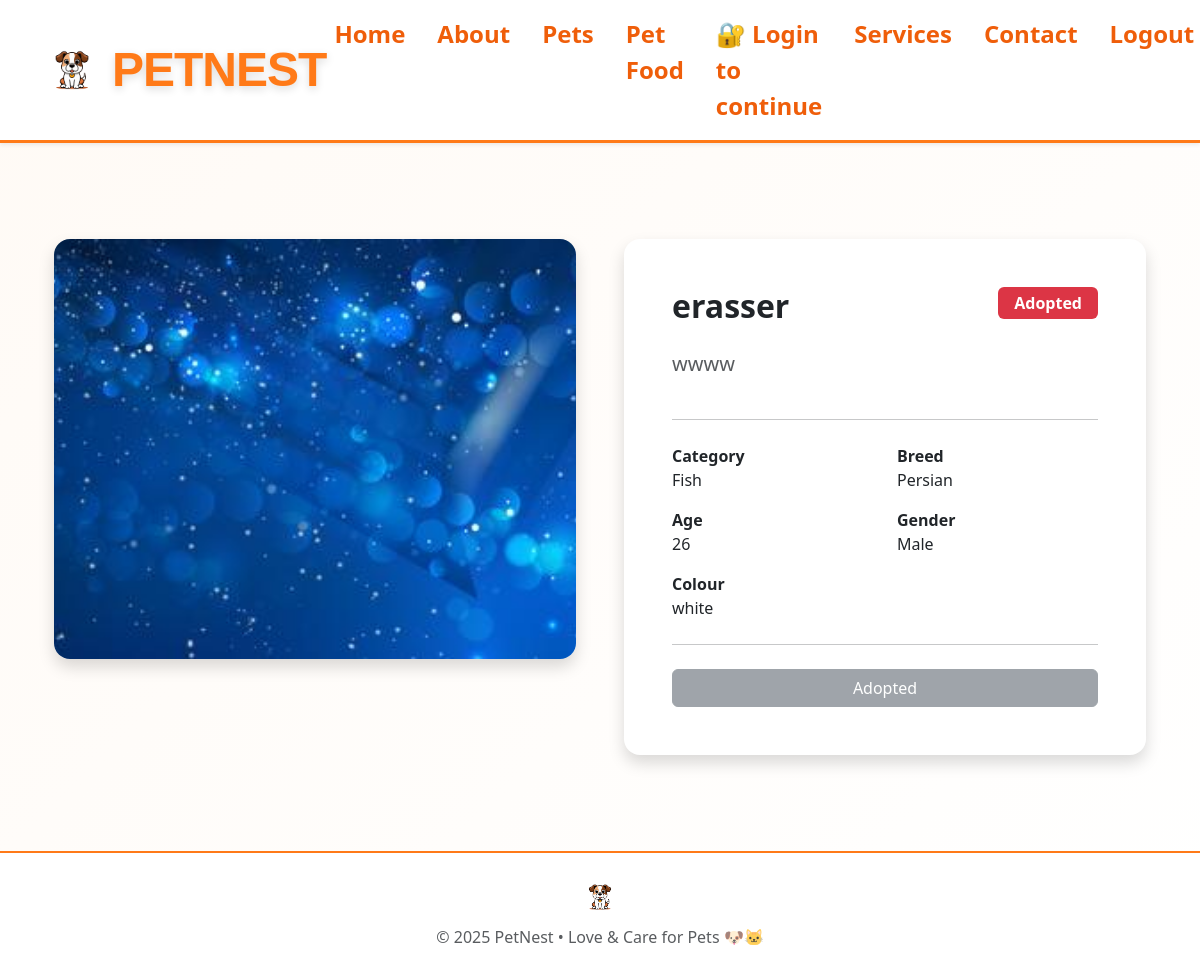
The page /pet/1/ on the database its author committed.
### Pets_App/models.py (models this page shows, shortened)
class Pet(models.Model):
    GENDER_CHOICES = (
        ('male', 'Male'),
        ('female', 'Female'),
    )
    AVAILABILITY_CHOICES = (
        ('available', 'Available'),
        ('adopted', 'Adopted'),
    )
    APPROVAL_CHOICES = (
        ('pending', 'Pending'),
        ('approved', 'Approved'),
        ('rejected', 'Rejected'),
    )
    owner = models.ForeignKey(User, on_delete=models.CASCADE)
    category = models.ForeignKey(
        PetCategory,
        on_delete=models.CASCADE,
        related_name="pets",
        null=True,
        blank=True
    )
    breed = models.ForeignKey(
        PetBreed,
        on_delete=models.SET_NULL,
        null=True,
        blank=True
    )
    name = models.CharField(max_length=150)
    age = models.CharField(max_length=50, default='Unknown')
    gender = models.CharField(max_length=10, choices=GENDER_CHOICES, blank=True)
    colour = models.CharField(max_length=50, default="Unknown")
    description = models.TextField(blank=True)
    photo = models.ImageField(upload_to="pet_images/", null=True, blank=True)
    availability = models.CharField(
        max_length=20,
        choices=AVAILABILITY_CHOICES,
        default='available'
    )
    approval_status = models.CharField(
        max_length=20,
        choices=APPROVAL_CHOICES,
        default='pending'
    )
    created_at = models.DateTimeField(auto_now_add=True)

class PetCategory(models.Model):
    name = models.CharField(max_length=100, unique=True)

class PetBreed(models.Model):
    category = models.ForeignKey(
        PetCategory,
        on_delete=models.CASCADE,
        related_name="breeds"
    )
    name = models.CharField(max_length=100)

### User_App/views.py (the view)
# urls.py: path('pet/<int:pet_id>/', views.user_pet_detail, name='user_pet_detail'),
def user_pet_detail(request, pet_id):
    pet = get_object_or_404(Pet, id=pet_id)
    user_request_exists = False
    if request.user.is_authenticated:
        user_request_exists = AdoptionRequest.objects.filter(
            pet=pet, user=request.user, status='pending_admin'
        ).exists()
    related_pets = Pet.objects.filter(category=pet.category, availability="Available").exclude(id=pet.id)[:4]
    return render(request, "User_App/pet_detail.html", {
        "pet": pet,
        "user_request_exists": user_request_exists,
        "related_pets": related_pets,
    })

### User_App/Templates/User_App/pet_detail.html (shortened to what this page needs)
{% extends 'base.html' %}
{% load static %}
{% block content %}
<div class="container py-5">
    <div class="row g-5 align-items-start">
        <div class="col-lg-6">
            <div class="card border-0 shadow rounded-4 overflow-hidden h-100">
                {% if pet.photo %}
                    <img src="{{ pet.photo.url }}" class="img-fluid w-100 h-100" style="object-fit: cover; min-height: 420px;" alt="{{ pet.name }}">
                {% else %}
                    <img src="{% static 'img/default_pet.jpg' %}" class="img-fluid w-100 h-100" style="object-fit: cover; min-height: 420px;" alt="No image">
                {% endif %}
            </div>
        </div>
        <div class="col-lg-6">
            <div class="card border-0 shadow rounded-4 p-4 p-lg-5 h-100">
                <div class="d-flex justify-content-between align-items-start mb-3">
                    <h2 class="fw-bold">{{ pet.name }}</h2>
                    {% if pet.availability == "Available" %}
                        <span class="badge bg-success fs-6 px-3 py-2">Available</span>
                    {% elif pet.availability == "Pending" %}
                        <span class="badge bg-warning text-dark fs-6 px-3 py-2">Pending</span>
                    {% else %}
                        <span class="badge bg-danger fs-6 px-3 py-2">Adopted</span>
                    {% endif %}
                </div>
                <p class="text-muted fs-5">{{ pet.description|default:"No description available." }}</p>
                <hr class="my-4">
                <div class="row gy-3">
                    <div class="col-6"><strong>Category</strong><br>{{ pet.category.name }}</div>
                    <div class="col-6"><strong>Breed</strong><br>{% if pet.breed %}{{ pet.breed.name }}{% else %}N/A{% endif %}</div>
                    <div class="col-6"><strong>Age</strong><br>{{ pet.age }}</div>
                    <div class="col-6"><strong>Gender</strong><br>{{ pet.gender }}</div>
                    <div class="col-6"><strong>Colour</strong><br>{{ pet.colour }}</div>
                </div>
                <hr class="my-4">
                {% if pet.availability == "Available" %}
                    {% if user_request_exists %}
                        <button class="btn btn-secondary w-100" disabled>Request Already Sent</button>
                    {% else %}
                        <form method="post" action="{% url 'send_adoption_request' pet_id=pet.id %}">
                            {% csrf_token %}
                            <button type="submit" class="btn btn-primary w-100">Request Adoption</button>
                        </form>
                    {% endif %}
                {% elif pet.availability == "Pending" %}
                    <button class="btn btn-warning w-100" disabled>Pending Approval</button>
                {% else %}
                    <button class="btn btn-secondary w-100" disabled>Adopted</button>
                {% endif %}
            </div>
        </div>
    </div>
</div>
{% endblock %}

### static/css/user.css (style rules this page uses)
.user-body { background: linear-gradient(135deg, #fffaf5, #fff); min-height: 100vh; display: flex; flex-direction: column; }

### rows shown on the page
Pet: photo (picture), name "erasser", description "wwww", category.name "Fish", breed.name "Persian", age "26", gender "Male", colour "white"

### other values the page prints
{{ year|default:2025 }} "2025"
